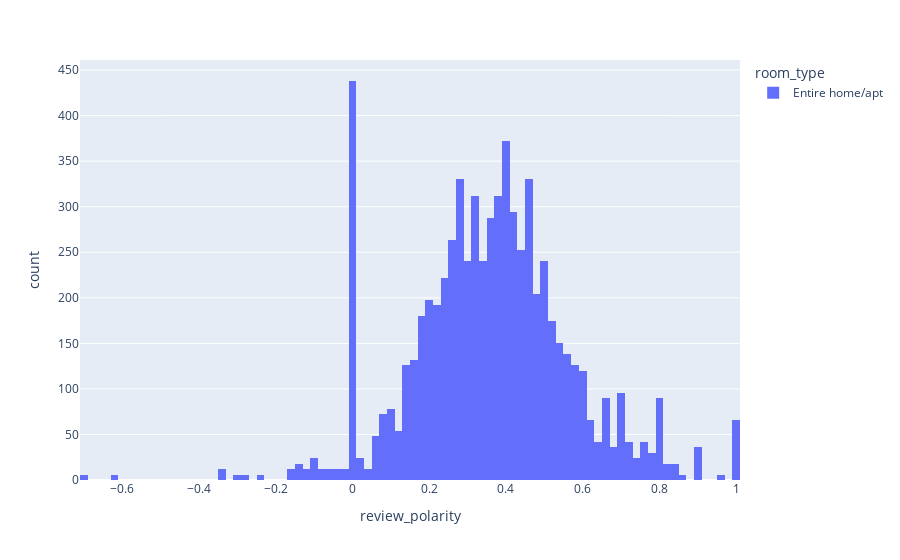

This figure's notebook cell:
### Code cell
fenway_neighbourhood_home = fenway_neighbourhood.where("room_type == 'Entire home/apt'").toPandas()
fig = px.histogram(fenway_neighbourhood_home, x="review_polarity")
fig.show()

### Figure 1 — Plotly figure (JSON) as saved in the notebook; plotly's stock layout.template omitted (floating-point values rounded to 4 significant figures; data arrays with more than 128 entries replaced by an {"elided": "..."} marker saying what was removed)
{"data": [{"alignmentgroup": "True", "bingroup": "x", "hovertemplate": "room_type=Entire home/apt<br>review_polarity=%{x}<br>count=%{y}<extra></extra>", "legendgroup": "Entire home/apt", "marker": {"color": "#636efa"}, "name": "Entire home/apt", "offsetgroup": "Entire home/apt", "orientation": "v", "showlegend": true, "type": "histogram", "x": {"elided": "7290 str values"}, "xaxis": "x", "yaxis": "y"}], "layout": {"barmode": "relative", "legend": {"title": {"text": "room_type"}, "tracegroupgap": 0}, "margin": {"t": 60}, "xaxis": {"anchor": "y", "domain": [0, 1], "title": {"text": "review_polarity"}}, "yaxis": {"anchor": "x", "domain": [0, 1], "title": {"text": "count"}}}}
